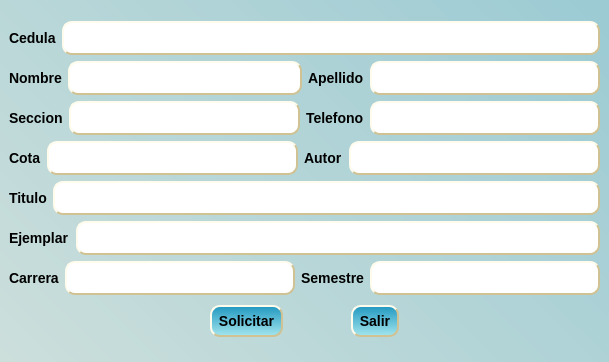
<?xml version="1.0" encoding="UTF-8"?>
<ui version="4.0">
 <class>vtnSolicitar</class>
 <widget class="QMainWindow" name="vtnSolicitar">
  <property name="windowModality">
   <enum>Qt::ApplicationModal</enum>
  </property>
  <property name="geometry">
   <rect>
    <x>0</x>
    <y>0</y>
    <width>609</width>
    <height>362</height>
   </rect>
  </property>
  <property name="windowTitle">
   <string>Solicitud</string>
  </property>
  <property name="styleSheet">
   <string notr="true">QPushButton:hover{
	background-color: QLinearGradient(x1: 0, y1: 0, x2: 0, y2: 1, stop: 0 #2198c0, stop: 1 yellow);
}

QPushButton:pressed{
	background-color: QLinearGradient(x1: 0, y1: 0, x2: 0, y2: 1, stop: 0 #2198c0, stop: 1 green);
}
QComboBox{
	subcontrol-origin: padding;
    subcontrol-position: top right;
    selection-background-color: #86E094;
    selection-color: yellow;;
  	border-style: solid;
    border-width: 2px;
    border-radius: 10px;
	border-color: #D0C293;
	color: black;
	font: bold 12px
}
QComboBox:hover{
	border: 1px solid  #D0C293;
	color: yellow;
}
QComboBox::drop-down
{
     subcontrol-origin: padding;
     subcontrol-position: top right;
     width: 15px;
     color: white;
     border-left-width: 0px;
     border-left-color: darkgray;
     border-left-style: solid; /* just a single line */
     border-top-right-radius: 3px; /* same radius as the QComboBox */
     border-bottom-right-radius: 3px;
     padding-left: 10px;
 }

QHeaderView::section {
    background-color: #A3E6EE;
    border-style: outset;
    border-width: 2px;
    border-radius: 10px;
	border-color: #D0C293;
	font: bold 14px;
	padding: 6px;
}

QTableWidget {
	background-color:  QLinearGradient(x1: 5, y1: 0, x2: 0, y2: 3, stop: 0 #2198c0, stop: 1 #F1EEE1);
    gridline-color: #E4EE9A;
     border-style: outset;
    border-width: 2px;
    border-radius: 10px;
	border-color: #D0C293;
	font: bold 14px;
	min-width: 10em;
    padding: 6px;
}

QTableWidget QTableCornerButton::section {
    background-color: white;
     border-style: outset;
    border-width: 2px;
    border-radius: 10px;
	border-color: #D0C293;
	padding: 6px;
}

QMainWindow{
	 background-color:  QLinearGradient(x1: 5, y1: 0, x2: 0, y2: 3, stop: 0 #2198c0, stop: 1 #F1EEE1);
}
QPushButton {
            margin: 4px;
    border-style: outset;
    border-width: 2px;
    border-radius: 10px;
	border-color: #D0C293;
	font: bold 14px;
	min-width: 10em;
    padding: 6px;
            background-color: QLinearGradient(x1: 0, y1: 0, x2: 0, y2: 1, stop: 0 #2198c0, stop: 1 #A3E6EE);
 }

QLineEdit
{
    border: 2px solid #006080;
	border-style: outset;
    border-width: 2px;
    border-radius: 10px;
	border-color: #D0C293;
	font: bold 14px;
	min-width: 10em;
    padding: 6px;
}

QLineEdit:focus
{
    border: 2px solid #006080;
}

QLabel{
		font: bold 14px;
}</string>
  </property>
  <widget class="QWidget" name="centralwidget">
   <layout class="QGridLayout" name="gridLayout_4">
    <item row="0" column="0">
     <layout class="QGridLayout" name="gridLayout_3">
      <item row="0" column="0">
       <layout class="QGridLayout" name="gridLayout_2">
        <item row="0" column="0">
         <layout class="QHBoxLayout" name="horizontalLayout">
          <item>
           <widget class="QLabel" name="lblCedula">
            <property name="text">
             <string>Cedula</string>
            </property>
           </widget>
          </item>
          <item>
           <widget class="QLineEdit" name="leCedula"/>
          </item>
         </layout>
        </item>
        <item row="1" column="0">
         <layout class="QHBoxLayout" name="horizontalLayout_4">
          <item>
           <layout class="QHBoxLayout" name="horizontalLayout_2">
            <item>
             <widget class="QLabel" name="lblNombre">
              <property name="text">
               <string>Nombre</string>
              </property>
             </widget>
            </item>
            <item>
             <widget class="QLineEdit" name="leNombre"/>
            </item>
           </layout>
          </item>
          <item>
           <layout class="QHBoxLayout" name="horizontalLayout_3">
            <item>
             <widget class="QLabel" name="lblApellido">
              <property name="text">
               <string>Apellido</string>
              </property>
             </widget>
            </item>
            <item>
             <widget class="QLineEdit" name="leApellido"/>
            </item>
           </layout>
          </item>
         </layout>
        </item>
        <item row="2" column="0">
         <layout class="QGridLayout" name="gridLayout">
          <item row="0" column="0">
           <widget class="QLabel" name="lblSeccion">
            <property name="text">
             <string>Seccion</string>
            </property>
           </widget>
          </item>
          <item row="0" column="1">
           <widget class="QLineEdit" name="leSeccion"/>
          </item>
          <item row="0" column="2">
           <widget class="QLabel" name="lblTelefono">
            <property name="text">
             <string>Telefono</string>
            </property>
           </widget>
          </item>
          <item row="0" column="3">
           <widget class="QLineEdit" name="leTelefono"/>
          </item>
         </layout>
        </item>
        <item row="3" column="0">
         <layout class="QHBoxLayout" name="horizontalLayout_5">
          <item>
           <widget class="QLabel" name="lblCota">
            <property name="text">
             <string>Cota</string>
            </property>
           </widget>
          </item>
          <item>
           <widget class="QLineEdit" name="leCota">
            <property name="enabled">
             <bool>true</bool>
            </property>
            <property name="palette">
             <palette>
              <active>
               <colorrole role="WindowText">
                <brush brushstyle="SolidPattern">
                 <color alpha="255">
                  <red>0</red>
                  <green>0</green>
                  <blue>0</blue>
                 </color>
                </brush>
               </colorrole>
              </active>
              <inactive>
               <colorrole role="WindowText">
                <brush brushstyle="SolidPattern">
                 <color alpha="255">
                  <red>0</red>
                  <green>0</green>
                  <blue>0</blue>
                 </color>
                </brush>
               </colorrole>
              </inactive>
              <disabled>
               <colorrole role="WindowText">
                <brush brushstyle="SolidPattern">
                 <color alpha="255">
                  <red>0</red>
                  <green>0</green>
                  <blue>0</blue>
                 </color>
                </brush>
               </colorrole>
              </disabled>
             </palette>
            </property>
            <property name="dragEnabled">
             <bool>false</bool>
            </property>
            <property name="readOnly">
             <bool>true</bool>
            </property>
           </widget>
          </item>
          <item>
           <widget class="QLabel" name="lblAutor">
            <property name="text">
             <string>Autor</string>
            </property>
           </widget>
          </item>
          <item>
           <widget class="QLineEdit" name="leAutor">
            <property name="enabled">
             <bool>true</bool>
            </property>
            <property name="readOnly">
             <bool>true</bool>
            </property>
           </widget>
          </item>
         </layout>
        </item>
        <item row="4" column="0">
         <layout class="QHBoxLayout" name="horizontalLayout_6">
          <item>
           <widget class="QLabel" name="lblTItulo">
            <property name="text">
             <string>Titulo</string>
            </property>
           </widget>
          </item>
          <item>
           <widget class="QLineEdit" name="leTitulo">
            <property name="enabled">
             <bool>true</bool>
            </property>
            <property name="readOnly">
             <bool>true</bool>
            </property>
           </widget>
          </item>
         </layout>
        </item>
        <item row="5" column="0">
         <layout class="QHBoxLayout" name="horizontalLayout_7">
          <item>
           <widget class="QLabel" name="lblEjemplar">
            <property name="text">
             <string>Ejemplar</string>
            </property>
           </widget>
          </item>
          <item>
           <widget class="QLineEdit" name="leEjemplar">
            <property name="enabled">
             <bool>true</bool>
            </property>
            <property name="readOnly">
             <bool>true</bool>
            </property>
           </widget>
          </item>
         </layout>
        </item>
        <item row="6" column="0">
         <layout class="QHBoxLayout" name="horizontalLayout_8">
          <item>
           <widget class="QLabel" name="lblCarrera">
            <property name="text">
             <string>Carrera</string>
            </property>
           </widget>
          </item>
          <item>
           <widget class="QLineEdit" name="leCarrera">
            <property name="enabled">
             <bool>true</bool>
            </property>
            <property name="readOnly">
             <bool>true</bool>
            </property>
           </widget>
          </item>
          <item>
           <widget class="QLabel" name="lblSemestre">
            <property name="text">
             <string>Semestre</string>
            </property>
           </widget>
          </item>
          <item>
           <widget class="QLineEdit" name="leSemestre">
            <property name="enabled">
             <bool>true</bool>
            </property>
            <property name="readOnly">
             <bool>true</bool>
            </property>
           </widget>
          </item>
         </layout>
        </item>
       </layout>
      </item>
      <item row="1" column="0">
       <layout class="QHBoxLayout" name="horizontalLayout_10">
        <item>
         <spacer name="horizontalSpacer_2">
          <property name="orientation">
           <enum>Qt::Horizontal</enum>
          </property>
          <property name="sizeHint" stdset="0">
           <size>
            <width>40</width>
            <height>20</height>
           </size>
          </property>
         </spacer>
        </item>
        <item>
         <layout class="QHBoxLayout" name="horizontalLayout_9">
          <item>
           <widget class="QPushButton" name="btnSolicitar">
            <property name="text">
             <string>Solicitar</string>
            </property>
           </widget>
          </item>
          <item>
           <spacer name="horizontalSpacer">
            <property name="orientation">
             <enum>Qt::Horizontal</enum>
            </property>
            <property name="sizeHint" stdset="0">
             <size>
              <width>40</width>
              <height>20</height>
             </size>
            </property>
           </spacer>
          </item>
          <item>
           <widget class="QPushButton" name="btnSalir">
            <property name="text">
             <string>Salir</string>
            </property>
           </widget>
          </item>
         </layout>
        </item>
        <item>
         <spacer name="horizontalSpacer_3">
          <property name="orientation">
           <enum>Qt::Horizontal</enum>
          </property>
          <property name="sizeHint" stdset="0">
           <size>
            <width>40</width>
            <height>20</height>
           </size>
          </property>
         </spacer>
        </item>
       </layout>
      </item>
     </layout>
    </item>
   </layout>
  </widget>
 </widget>
 <resources/>
 <connections>
  <connection>
   <sender>btnSalir</sender>
   <signal>clicked()</signal>
   <receiver>vtnSolicitar</receiver>
   <slot>close()</slot>
   <hints>
    <hint type="sourcelabel">
     <x>235</x>
     <y>506</y>
    </hint>
    <hint type="destinationlabel">
     <x>453</x>
     <y>444</y>
    </hint>
   </hints>
  </connection>
 </connections>
</ui>
